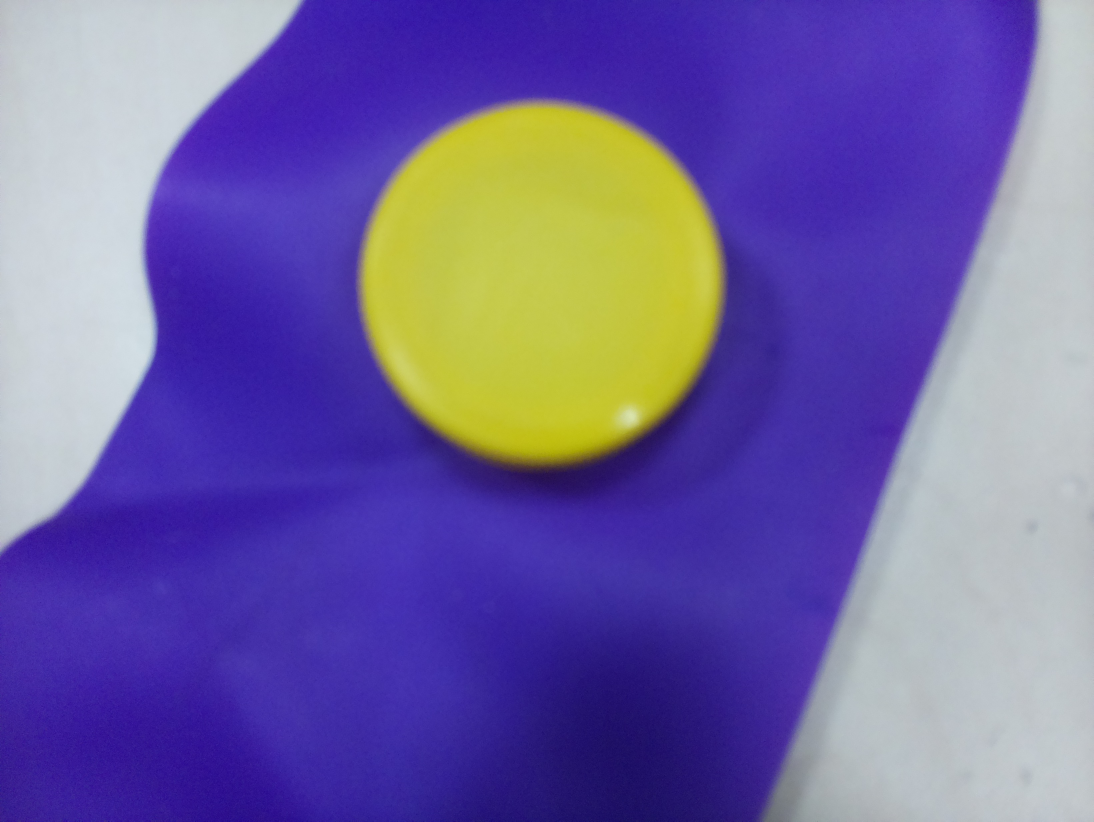
#> input picture cap.jpg, 3280 x 2464 px (shown at 1/3 size)
$ jupyter execute --allow-errors cap-try1.ipynb   (shell and % lines are left out)
#> lines starting #> are read from the running program, lines starting #| are printed output that depends on the picture; after the words box and inside, x2 and y2 are one past the last pixel; in counts of white or black regions, pixels touching at a corner belong together; long printed decimals are rounded
!pip install imutils

[cell 1]
import cv2
import numpy as np
import imutils

[cell 2]
# Load an image
img = cv2.imread('cap.jpg')
#> img is the input picture: shape (2464, 3280, 3); mean B, G, R 161.9, 99.7, 112.5
#img = cv2.imread('circles0.jpg')
assert img is not None, "file could not be read, check with os.path.exists()"
img

[cell 3]
# Resize an image
if img.shape[1] > 600:
    img = imutils.resize(img, width=600)
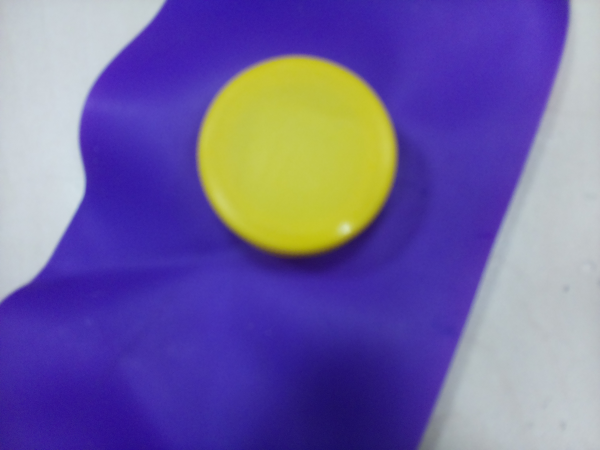
#> img: shape (450, 600, 3); mean B, G, R 161.9, 99.7, 112.5
clone = img.copy()

# Convert to grayscale
gray = cv2.cvtColor(clone, cv2.COLOR_BGR2GRAY)
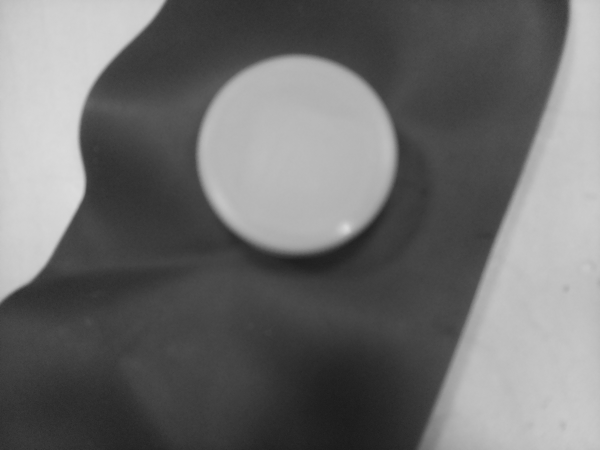
#> gray: shape (450, 600); min 27, max 220, mean 110.6

# Threshold grayscaled image to get binary image
ret,gray_threshed = cv2.threshold(gray,150,255,cv2.THRESH_BINARY)
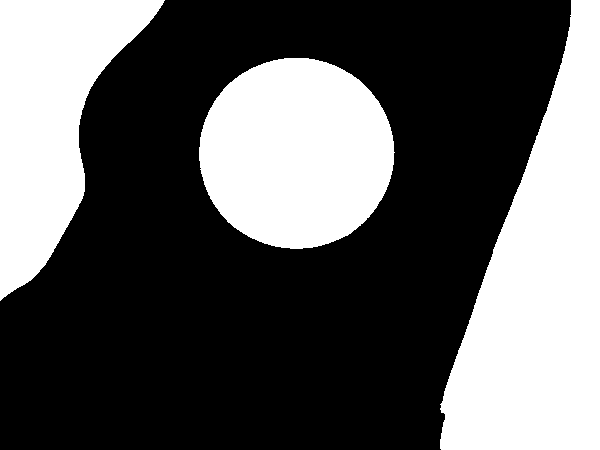
#> gray_threshed: shape (450, 600); 36.3% white; 3 white regions, box (x1, y1, x2, y2) and area: (440, 0, 600, 450) 43091, (199, 58, 395, 249) 29289, (0, 0, 165, 301) 25601

# Smooth an image
bilateral_filtered_image = cv2.bilateralFilter(gray_threshed, 5, 175, 175)

[cell 4]
# Find edges
edge_detected_image = cv2.Canny(bilateral_filtered_image, 75, 200)
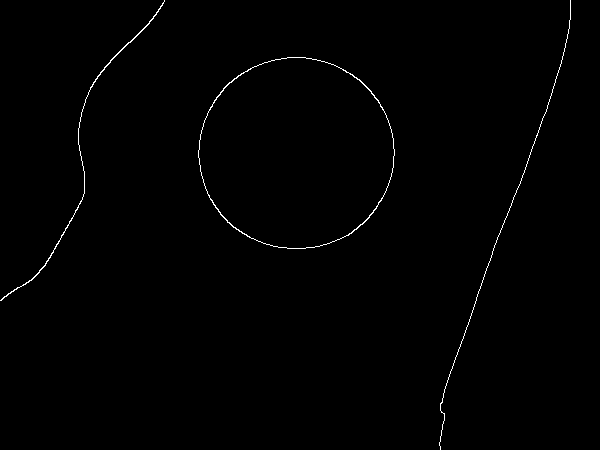
#> edge_detected_image: shape (450, 600); 0.58% white in thin lines or dots
edge_detected_image

[cell 5]
# Find contours
contours, _= cv2.findContours(edge_detected_image, cv2.RETR_TREE, cv2.CHAIN_APPROX_SIMPLE)
#> contours = 4 contours, 1 with area under 20; largest, box (x1, y1, x2, y2) and area: (198, 57, 395, 249) 29328, (198, 57, 395, 249) 29199, (0, 0, 165, 301) 132

[cell 6]
len(contours)
#> Out = 4

[cell 7]
contour_list = []

for contour in contours:
    approx = cv2.approxPolyDP(contour,0.01*cv2.arcLength(contour,True),True)
    area = cv2.contourArea(contour)
    if ((len(approx) > 8) & (50000 > area > 10000) ):
        contour_list.append(contour)
#> this loop made 4 passes
#> area on passes 1, 2, 4: 29328, 29199, 131.5
#> after the loop, contour_list = 2 contours; box (x1, y1, x2, y2) and area: (198, 57, 395, 249) 29328, (198, 57, 395, 249) 29199

[cell 8]

# Draw contours
cv2.drawContours(clone, contour_list, -1, (255,0,0), 2)
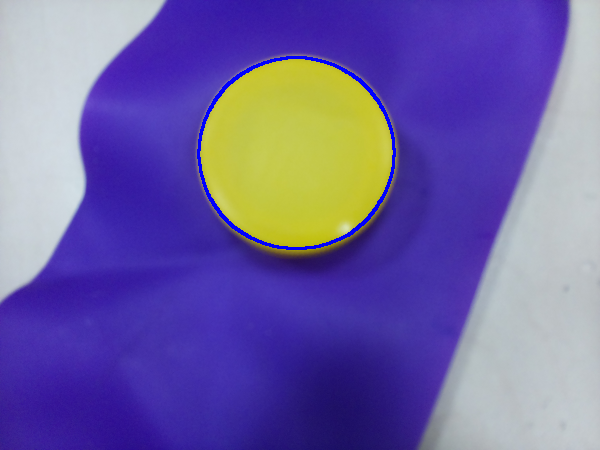
#> clone: shape (450, 600, 3); 0.82% of pixels changed, all inside (x1, y1, x2, y2) = (197, 56, 396, 250)

# Displaying the results
cv2.imshow("Original", img)
cv2.imshow('Smooth', bilateral_filtered_image)
cv2.imshow('Edge', edge_detected_image)
cv2.imshow('Objects Detected',clone)
cv2.waitKey(0)

[cell 9]
len(contours)
#> Out = 4

[cell 10]
# find the biggest countour (c) by the area
c = max(contours, key = cv2.contourArea)
#> c = contour of 289 points, box (x1, y1, x2, y2) (198, 57, 395, 249), area 29328
c
#> Out has the same summary as c

[cell 11]
#gray = cv2.cvtColor(im,cv2.COLOR_BGR2GRAY)
#contours,h = cv2.findContours(gray,cv2.RETR_TREE,cv2.CHAIN_APPROX_SIMPLE)

final = np.zeros(img.shape,np.uint8)
mask = np.zeros(gray.shape,np.uint8)

#for i in range(0,len(contours)):
for i in range(0,len([c])):
    mask[...]=0
    cv2.drawContours(mask,[c],i,255,-1)
    cv2.drawContours(final,[c],i,cv2.mean(img,mask),-1)
    print(cv2.mean(img,mask))
#> this loop made 1 pass
#| (60.728, 196.517, 194.901, 0.0)
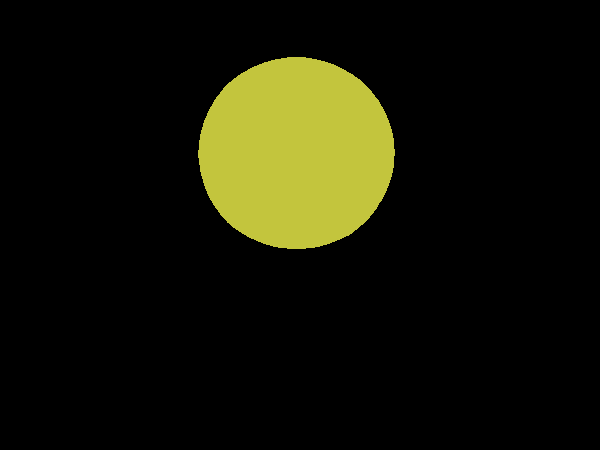
#> final: shape (450, 600, 3); mean B, G, R 6.7, 21.6, 21.4
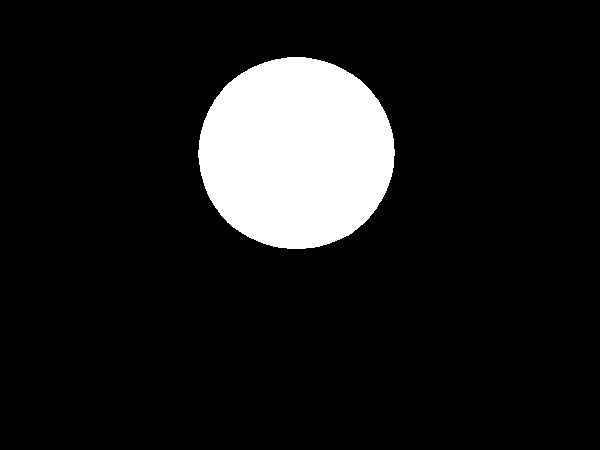
#> mask: shape (450, 600); 11% white; 1 white region, box (x1, y1, x2, y2) and area: (198, 57, 395, 249) 29604

cv2.imshow('im',img)
cv2.imshow('final',final)
cv2.waitKey(0)
#> Out = 27

!pip install webcolors

[cell 12]
from webcolors import rgb_to_name

[cell 13]
cv2.mean(img,mask)
#> Out = (60.73, 196.5, 194.9, 0)
